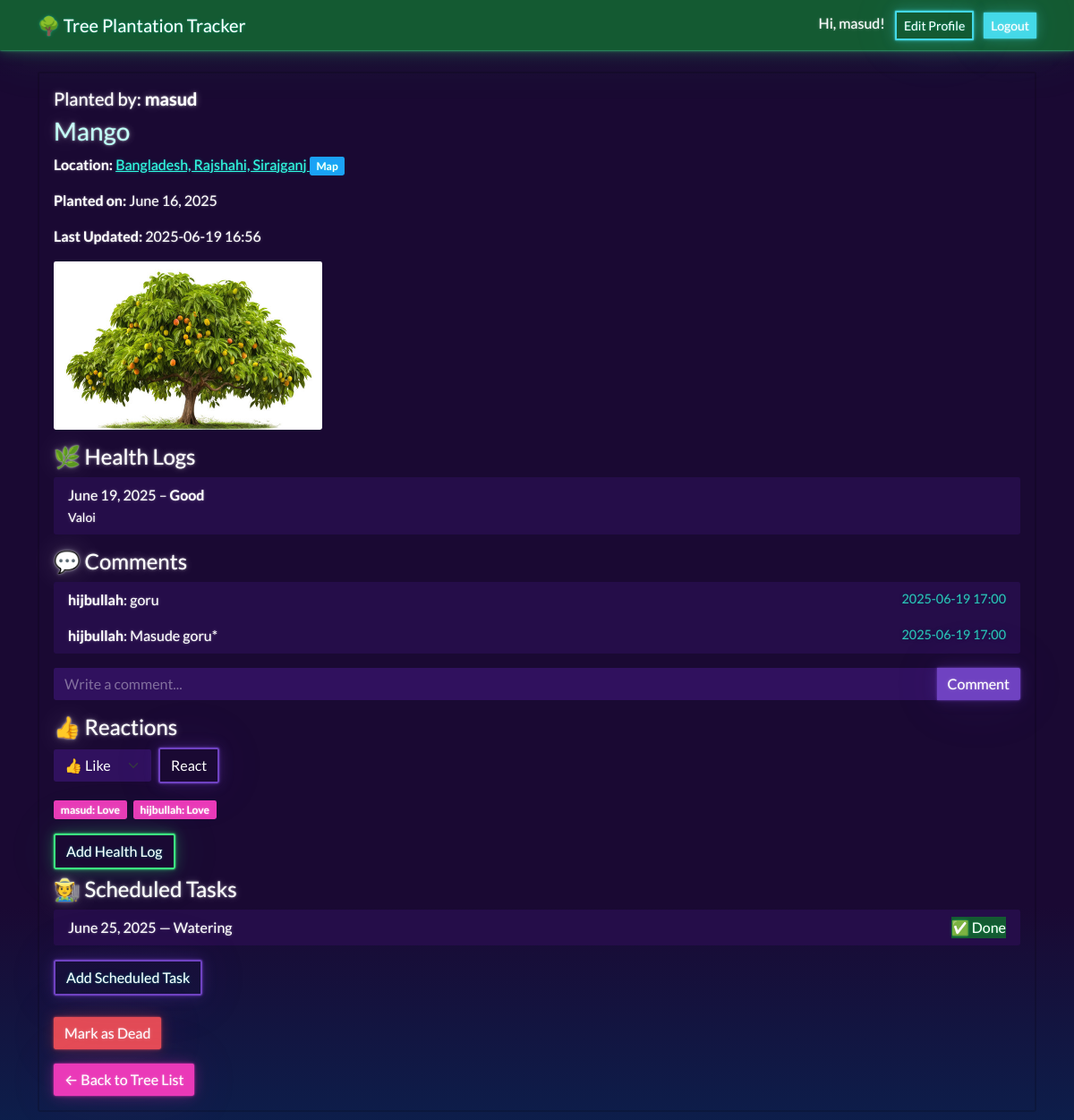
Page /11/ (signed in) on the committed database.
### trees/models.py (models this page shows, shortened)
class Tree(models.Model):
    user = models.ForeignKey(User, on_delete=models.CASCADE, related_name='trees')
    name = models.CharField(max_length=100)
    species = models.CharField(max_length=100, blank=True)  # Make species optional
    country = models.CharField(max_length=100, blank=True)
    division = models.CharField(max_length=100, blank=True)  # state/province/region
    district = models.CharField(max_length=100, blank=True)
    other_location = models.CharField(max_length=255, blank=True)  # for uncommon or specific
    location = models.CharField(max_length=255, blank=True)  # full location string for backward compatibility
    latitude = models.FloatField(blank=True, null=True)  # Added for map
    longitude = models.FloatField(blank=True, null=True) # Added for map
    date_planted = models.DateField()
    image = models.ImageField(upload_to='tree_images/', blank=True, null=True)
    updated_at = models.DateTimeField(auto_now=True)
    is_dead = models.BooleanField(default=False)
    death_reason = models.TextField(blank=True, null=True)

class HealthLog(models.Model):
    tree = models.ForeignKey(Tree, on_delete=models.CASCADE, related_name='health_logs')
    date = models.DateField()
    health_status = models.CharField(max_length=255)
    notes = models.TextField(blank=True)
    is_dead = models.BooleanField(default=False)
    death_reason = models.TextField(blank=True, null=True)

class Comment(models.Model):
    tree = models.ForeignKey(Tree, on_delete=models.CASCADE, related_name='comments')
    user = models.ForeignKey(User, on_delete=models.CASCADE)
    text = models.TextField()
    created_at = models.DateTimeField(auto_now_add=True)

class Reaction(models.Model):
    tree = models.ForeignKey(Tree, on_delete=models.CASCADE, related_name='reactions')
    user = models.ForeignKey(User, on_delete=models.CASCADE)
    type = models.CharField(max_length=20, choices=[('like', 'Like'), ('love', 'Love'), ('wow', 'Wow'), ('sad', 'Sad')])
    created_at = models.DateTimeField(auto_now_add=True)

class Task(models.Model):
    TASK_TYPES = [
        ('Watering', 'Watering'),
        ('Fertilizing', 'Fertilizing'),
        ('Pest Control', 'Pest Control'),
        ('Other', 'Other'),
    ]
    tree = models.ForeignKey(Tree, on_delete=models.CASCADE, related_name='tasks')
    task_type = models.CharField(max_length=50, choices=TASK_TYPES)
    scheduled_date = models.DateField()
    completed = models.BooleanField(default=False)

### trees/views.py (the view, shortened to what this page needs)
# urls.py: path('<int:pk>/', views.tree_detail, name='tree_detail'),
@login_required
def tree_detail(request, pk):
    tree = get_object_or_404(Tree, pk=pk)
    health_logs = tree.health_logs.all().order_by('-date')
    tasks = tree.tasks.all().order_by('scheduled_date')
    comments = tree.comments.select_related('user').order_by('created_at')
    reactions = tree.reactions.all()
    health_form = HealthLogForm()
    task_form = TaskForm()
    if request.method == 'POST' and request.POST.get('form_type') == 'comment':
        text = request.POST.get('comment_text')
        if text:
            Comment.objects.create(tree=tree, user=request.user, text=text)
            return redirect('tree_detail', pk=tree.pk)
    if request.method == 'POST' and request.POST.get('form_type') == 'react':
        reaction_type = request.POST.get('reaction_type')
        if reaction_type:
            Reaction.objects.update_or_create(tree=tree, user=request.user, defaults={'type': reaction_type})
            return redirect('tree_detail', pk=tree.pk)
    return render(request, 'trees/tree_detail.html', {
        'tree': tree,
        'health_logs': health_logs,
        'tasks': tasks,
        'health_form': health_form,
        'task_form': task_form,
        'comments': comments,
        'reactions': reactions,
    })

### trees/forms.py
class HealthLogForm(forms.ModelForm):
    class Meta:
        model = HealthLog
        fields = ['date', 'health_status', 'notes', 'is_dead', 'death_reason']
        widgets = {
            'date': forms.DateInput(attrs={'type': 'date'}),
            'death_reason': forms.Textarea(attrs={'rows': 2}),
        }

class TaskForm(forms.ModelForm):
    class Meta:
        model = Task
        fields = ['task_type', 'scheduled_date', 'completed']
        widgets = {
            'scheduled_date': forms.DateInput(attrs={'type': 'date'})
        }

### trees/templates/trees/tree_detail.html (shortened to what this page needs)
{% extends "base.html" %}
{% block content %}
<div class="card mb-4">
    <div class="card-body">
        <h5 class="mb-2">Planted by: <span class="fw-bold">{{ tree.user.username }}</span></h5>
        <h3 class="card-title animated-text fade-in-up">{{ tree.name }}{% if tree.species %} ({{ tree.species }}){% endif %}</h3>
        <p><strong>Location:</strong>
            {% if tree.latitude and tree.longitude %}
                <a href="https://www.openstreetmap.org/?mlat={{ tree.latitude }}&mlon={{ tree.longitude }}#map=18/{{ tree.latitude }}/{{ tree.longitude }}" target="_blank">
                    {{ tree.location }} <span class="badge bg-info">Map</span>
                </a>
            {% else %}
                {{ tree.location }}
            {% endif %}
        </p>
        <p><strong>Planted on:</strong> {{ tree.date_planted }}</p>
        <p><strong>Last Updated:</strong> {{ tree.updated_at|date:'Y-m-d H:i' }}</p>
        {% if tree.image %}
            <img src="{{ tree.image.url }}" class="img-fluid rounded mb-3" style="max-width: 300px;">
        {% endif %}
        <h4>🌿 Health Logs</h4>
        <ul class="list-group mb-3">
            {% for log in health_logs %}
                <li class="list-group-item {% if log.is_dead %}bg-danger text-white{% endif %}">
                    {{ log.date }} – <strong>{{ log.health_status }}</strong><br>
                    <small>{{ log.notes }}</small>
                </li>
            {% empty %}
                <li class="list-group-item">No health logs.</li>
            {% endfor %}
        </ul>
        <h4>💬 Comments</h4>
        <ul class="list-group mb-3">
            {% for comment in comments %}
                <li class="list-group-item">
                    <span class="fw-bold">{{ comment.user.username }}</span>: {{ comment.text }}
                    <span class="text-muted float-end" style="font-size:0.9em;">{{ comment.created_at|date:'Y-m-d H:i' }}</span>
                </li>
            {% empty %}
                <li class="list-group-item">No comments yet.</li>
            {% endfor %}
        </ul>
        <form method="POST" class="mb-3">
            <div class="input-group">
                <input type="text" name="comment_text" class="form-control" placeholder="Write a comment..." required>
                <button type="submit" class="btn btn-primary">Comment</button>
            </div>
        </form>
        <h4>👍 Reactions</h4>
        <form method="POST" class="mb-3 d-flex align-items-center">
            <select name="reaction_type" class="form-select w-auto me-2">
                <option value="like">👍 Like</option>
            </select>
            <button type="submit" class="btn btn-outline-primary">React</button>
        </form>
        <div class="mb-3">
            {% for reaction in reactions %}
                <span class="badge bg-secondary me-1">{{ reaction.user.username }}: {{ reaction.type|title }}</span>
            {% empty %}
                <span class="text-muted">No reactions yet.</span>
            {% endfor %}
        </div>
        {% if not tree.is_dead %}
            <a href="{% url 'add_health_log' tree.id %}" class="btn btn-outline-success fade-in-up mb-2">Add Health Log</a>
            <h4>🧑‍🌾 Scheduled Tasks</h4>
            <ul class="list-group mb-3">
                {% for task in tasks %}
                    <li class="list-group-item d-flex align-items-center">
                        <span class="me-2">{{ task.scheduled_date }} — {{ task.task_type }}</span>
                        {% if task.completed %}
                            <span class="ms-auto text-success" title="Completed">✅ Done</span>
                        {% else %}
                            <input type="checkbox" class="form-check-input ms-auto mark-complete-checkbox" data-task-id="{{ task.id }}">
                            <span class="ms-2 text-danger">❌ Not Done</span>
                        {% endif %}
                    </li>
                {% empty %}
                    <li class="list-group-item">No tasks scheduled.</li>
                {% endfor %}
            </ul>
            <a href="{% url 'add_task' tree.id %}" class="btn btn-outline-primary fade-in-up">Add Scheduled Task</a>
        {% endif %}
        <div class="mt-4">
            {% if not tree.is_dead %}
                <button class="btn btn-danger" id="show-dead-form" type="button">Mark as Dead</button>
            {% elif tree.death_reason %}
                <p class="text-danger mt-3"><strong>Reason:</strong> {{ tree.death_reason }}</p>
            {% endif %}
        </div>
        <a href="/" class="btn btn-secondary mt-3 fade-in-up">&larr; Back to Tree List</a>
    </div>
</div>
{% endblock %}

### trees/templates/base.html (shortened to what this page needs)
<!DOCTYPE html>
<html lang="en">
<head>
    {% load static %}
    <link href="{% static 'trees/bootstrap.min.css' %}" rel="stylesheet">
    <link href="{% static 'trees/custom-overrides.css' %}" rel="stylesheet">
</head>
<body class="bg-light">
<nav class="navbar navbar-dark bg-success mb-4">
    <div class="container d-flex justify-content-between align-items-center">
        <a class="navbar-brand" href="/">🌳 Tree Plantation Tracker</a>
        <div>
            {% if user.is_authenticated %}
                <span class="text-white me-2">Hi, {{ user.username }}!</span>
                <a href="/profile/" class="btn btn-outline-light btn-sm me-2">Edit Profile</a>
                <a href="/logout/" class="btn btn-light btn-sm">Logout</a>
            {% else %}
                <a href="/login/" class="btn btn-light btn-sm me-2">Login</a>
                <a href="/register/" class="btn btn-outline-light btn-sm">Register</a>
            {% endif %}
        </div>
    </div>
</nav>
<div class="container">
    {% block content %}
    {% endblock %}
</div>
</body>
</html>

### trees/static/trees/custom-overrides.css (style rules this page uses)
:root { --bs-green: #145a32 !important; --bs-success: #145a32 !important; --bs-success-rgb: 20,90,50 !important; }
.btn-success, .bg-success, .text-success, .border-success { --bs-btn-bg: #145a32 !important; --bs-btn-border-color: #145a32 !important; --bs-btn-hover-bg: #117a3a !important; --bs-btn-hover-border-color: #117a3a !important; --bs-btn-active-bg: #0e5c2a !important; --bs-btn-active-border-color: #0e5c2a !important; --bs-success: #145a32 !important; --bs-success-rgb: 20,90,50 !important; background-color: #145a32 !important; border-color: #145a32 !important; color: #fff !important; }
.animated-text { background: linear-gradient(270deg, #32fbe2, #145a32, #ea39b8, #32fbe2); background-size: 600% 600%; -webkit-background-clip: text; background-clip: text; -webkit-text-fill-color: transparent; animation: animated-gradient 4s ease-in-out infinite; }
.fade-in-up { animation: fadeInUp 1.2s cubic-bezier(0.23, 1, 0.32, 1) both; }

### rows in the picture
Tree: user.username "masud", name "Mango", location "Bangladesh, Rajshahi, Sirajganj", date_planted "June 16, 2025", updated_at "2025-06-19 16:56", image (picture)
HealthLog: date "June 19, 2025", health_status "Good", notes "Valoi"
Comment: user.username "hijbullah", text "goru", created_at "2025-06-19 17:00"
Comment: user.username "hijbullah", text "Masude goru*", created_at "2025-06-19 17:00"
Reaction: user.username "masud", type "Love"
Reaction: user.username "hijbullah", type "Love"
Task: scheduled_date "June 25, 2025", task_type "Watering", completed "✅ Done"

### other values in the picture
{{ user.username }} "masud"
